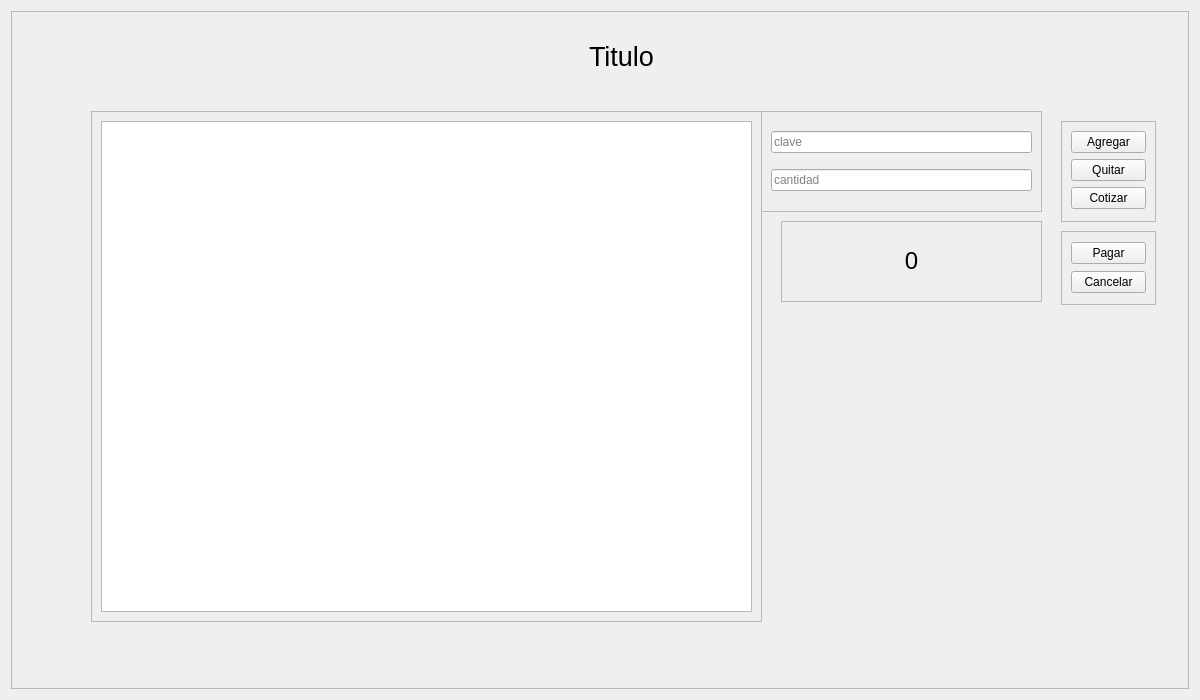
<?xml version="1.0" encoding="UTF-8"?>
<ui version="4.0">
 <class>Main_form</class>
 <widget class="QWidget" name="Main_form">
  <property name="geometry">
   <rect>
    <x>0</x>
    <y>0</y>
    <width>1200</width>
    <height>700</height>
   </rect>
  </property>
  <property name="minimumSize">
   <size>
    <width>1200</width>
    <height>700</height>
   </size>
  </property>
  <property name="maximumSize">
   <size>
    <width>1200</width>
    <height>700</height>
   </size>
  </property>
  <property name="sizeIncrement">
   <size>
    <width>1200</width>
    <height>700</height>
   </size>
  </property>
  <property name="baseSize">
   <size>
    <width>1200</width>
    <height>700</height>
   </size>
  </property>
  <property name="windowTitle">
   <string>Form</string>
  </property>
  <property name="styleSheet">
   <string notr="true"/>
  </property>
  <layout class="QGridLayout" name="gridLayout">
   <item row="0" column="0">
    <widget class="QFrame" name="frame_priimary">
     <property name="styleSheet">
      <string notr="true"/>
     </property>
     <property name="frameShape">
      <enum>QFrame::StyledPanel</enum>
     </property>
     <property name="frameShadow">
      <enum>QFrame::Raised</enum>
     </property>
     <widget class="QFrame" name="frame">
      <property name="geometry">
       <rect>
        <x>750</x>
        <y>100</y>
        <width>281</width>
        <height>101</height>
       </rect>
      </property>
      <property name="frameShape">
       <enum>QFrame::StyledPanel</enum>
      </property>
      <property name="frameShadow">
       <enum>QFrame::Raised</enum>
      </property>
      <layout class="QGridLayout" name="gridLayout_2">
       <item row="0" column="0">
        <widget class="QLineEdit" name="lineEdit">
         <property name="placeholderText">
          <string>clave</string>
         </property>
        </widget>
       </item>
       <item row="1" column="0">
        <widget class="QLineEdit" name="lineEdit_4">
         <property name="placeholderText">
          <string>cantidad</string>
         </property>
        </widget>
       </item>
      </layout>
     </widget>
     <widget class="QFrame" name="frame_2">
      <property name="geometry">
       <rect>
        <x>80</x>
        <y>100</y>
        <width>671</width>
        <height>511</height>
       </rect>
      </property>
      <property name="frameShape">
       <enum>QFrame::StyledPanel</enum>
      </property>
      <property name="frameShadow">
       <enum>QFrame::Raised</enum>
      </property>
      <layout class="QGridLayout" name="gridLayout_3">
       <item row="0" column="0">
        <widget class="QTableWidget" name="tableWidget"/>
       </item>
      </layout>
     </widget>
     <widget class="QFrame" name="frame_3">
      <property name="geometry">
       <rect>
        <x>1050</x>
        <y>220</y>
        <width>95</width>
        <height>74</height>
       </rect>
      </property>
      <property name="frameShape">
       <enum>QFrame::StyledPanel</enum>
      </property>
      <property name="frameShadow">
       <enum>QFrame::Raised</enum>
      </property>
      <layout class="QVBoxLayout" name="verticalLayout_2">
       <item>
        <widget class="QPushButton" name="pushButton_3">
         <property name="text">
          <string>Pagar</string>
         </property>
        </widget>
       </item>
       <item>
        <widget class="QPushButton" name="pushButton_4">
         <property name="text">
          <string>Cancelar</string>
         </property>
        </widget>
       </item>
      </layout>
     </widget>
     <widget class="QFrame" name="frame_4">
      <property name="geometry">
       <rect>
        <x>1050</x>
        <y>110</y>
        <width>95</width>
        <height>101</height>
       </rect>
      </property>
      <property name="frameShape">
       <enum>QFrame::StyledPanel</enum>
      </property>
      <property name="frameShadow">
       <enum>QFrame::Raised</enum>
      </property>
      <layout class="QVBoxLayout" name="verticalLayout">
       <item>
        <widget class="QPushButton" name="pushButton">
         <property name="text">
          <string>Agregar</string>
         </property>
        </widget>
       </item>
       <item>
        <widget class="QPushButton" name="pushButton_2">
         <property name="text">
          <string>Quitar</string>
         </property>
        </widget>
       </item>
       <item>
        <widget class="QPushButton" name="pushButton_5">
         <property name="text">
          <string>Cotizar</string>
         </property>
        </widget>
       </item>
      </layout>
     </widget>
     <widget class="QFrame" name="frame_5">
      <property name="geometry">
       <rect>
        <x>770</x>
        <y>210</y>
        <width>261</width>
        <height>81</height>
       </rect>
      </property>
      <property name="frameShape">
       <enum>QFrame::StyledPanel</enum>
      </property>
      <property name="frameShadow">
       <enum>QFrame::Raised</enum>
      </property>
      <layout class="QGridLayout" name="gridLayout_4" rowstretch="0">
       <property name="leftMargin">
        <number>9</number>
       </property>
       <property name="topMargin">
        <number>9</number>
       </property>
       <property name="rightMargin">
        <number>9</number>
       </property>
       <property name="bottomMargin">
        <number>9</number>
       </property>
       <property name="spacing">
        <number>6</number>
       </property>
       <item row="0" column="0">
        <widget class="QLabel" name="label">
         <property name="text">
          <string>&lt;html&gt;&lt;head/&gt;&lt;body&gt;&lt;p align=&quot;center&quot;&gt;&lt;span style=&quot; font-size:18pt;&quot;&gt;0&lt;/span&gt;&lt;/p&gt;&lt;/body&gt;&lt;/html&gt;</string>
         </property>
        </widget>
       </item>
      </layout>
     </widget>
     <widget class="QLabel" name="label_2">
      <property name="geometry">
       <rect>
        <x>300</x>
        <y>20</y>
        <width>621</width>
        <height>51</height>
       </rect>
      </property>
      <property name="text">
       <string>&lt;html&gt;&lt;head/&gt;&lt;body&gt;&lt;p align=&quot;center&quot;&gt;&lt;span style=&quot; font-size:20pt;&quot;&gt;Titulo&lt;/span&gt;&lt;/p&gt;&lt;/body&gt;&lt;/html&gt;</string>
      </property>
     </widget>
    </widget>
   </item>
  </layout>
 </widget>
 <resources/>
 <connections/>
</ui>
